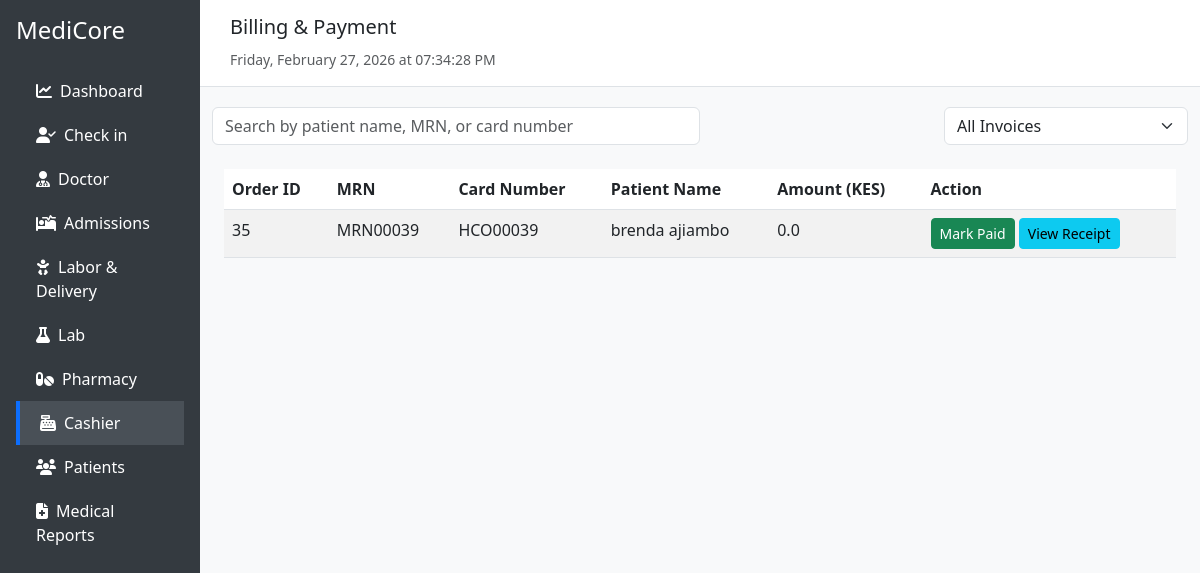
Page /cashier on the earlier database version.
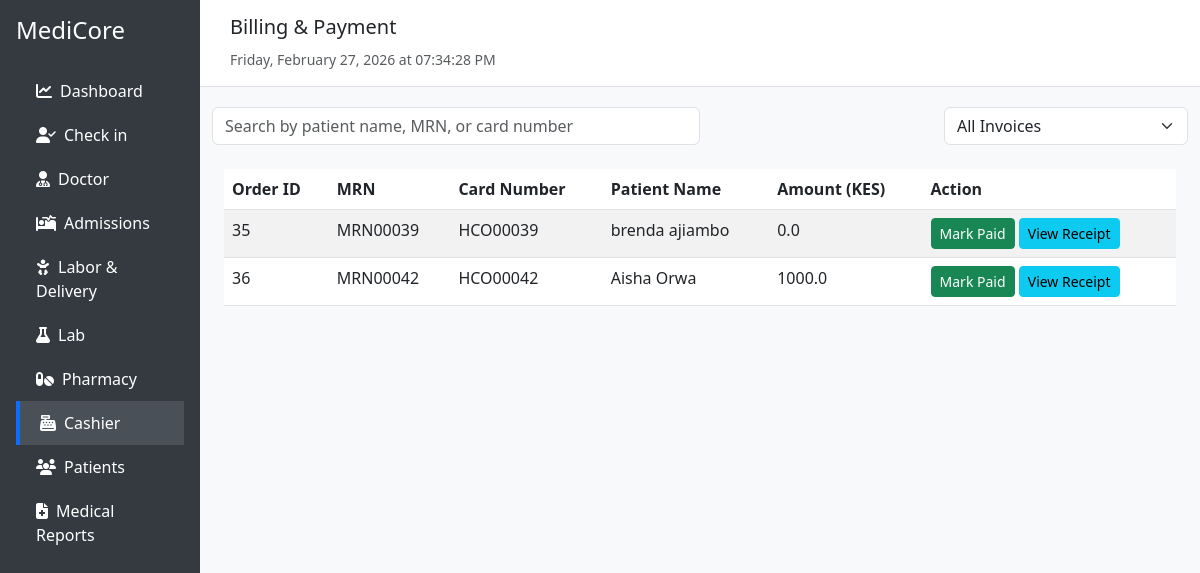
Same page on the later database version.
### tables this page shows
CREATE TABLE cashier_orders (
    id INTEGER PRIMARY KEY AUTOINCREMENT,
    patient_id INTEGER NOT NULL,
    amount REAL NOT NULL,
    created_at TIMESTAMP DEFAULT CURRENT_TIMESTAMP,
    status TEXT DEFAULT 'pending', paid_at TEXT, date_paid TEXT,
    FOREIGN KEY(patient_id) REFERENCES patients(id)
);

CREATE TABLE patients (
    id INTEGER PRIMARY KEY AUTOINCREMENT,
    name TEXT NOT NULL,
    age INTEGER NOT NULL,
    gender TEXT NOT NULL,
    contact TEXT NOT NULL,
    address TEXT NOT NULL,
    symptoms TEXT,
    diagnosis TEXT,
    lab_results TEXT,
    prescribed_medicine TEXT,
    bill_amount REAL
, is_active INTEGER DEFAULT 1, admission_status TEXT DEFAULT 'outpatient', labor_status TEXT DEFAULT 'none', first_name TEXT, last_name TEXT, created_at TEXT, status TEXT DEFAULT 'draft', updated_at TEXT, card_number TEXT, medical_record_number TEXT, prescriptions TEXT, tests_ordered TEXT, billing_amount REAL);

### app.py (the view)
@app.route("/cashier")
def cashier():
    db = get_db()
    orders = db.execute("""
        SELECT co.id, co.patient_id, co.amount, co.status,
               p.name AS patient_name,
               p.medical_record_number,
               p.card_number
        FROM cashier_orders co
        JOIN patients p ON co.patient_id = p.id
        WHERE co.status='pending'
    """).fetchall()
    return render_template(
        "cashier.html",
        orders=orders,
        current_date=datetime.now().strftime("%Y-%m-%d")
    )

### app.py (called while the page is built)
def get_db():
    conn = sqlite3.connect('hospital.db')
    conn.row_factory = sqlite3.Row
    return conn

### templates/cashier.html (shortened to what this page needs)
<!DOCTYPE html>
<html lang="en">
<head>
  <link href="https://cdn.jsdelivr.net/npm/bootstrap@5.3.0/dist/css/bootstrap.min.css" rel="stylesheet">
  <link href="https://cdnjs.cloudflare.com/ajax/libs/font-awesome/6.4.0/css/all.min.css" rel="stylesheet">
</head>
<body>
  <div class="d-flex">
    <div class="col-md-2 sidebar p-3">
      <h4 class="mb-4">MediCore</h4>
      <a href="{{ url_for('dashboard') }}"><i class="fas fa-chart-line me-2"></i>Dashboard</a>
      <a href="{{ url_for('checkin') }}"><i class="fas fa-user-check me-2"></i>Check in</a>
      <a href="{{ url_for('doctor') }}"><i class="fas fa-user-md me-2"></i>Doctor</a>
      <a href="{{ url_for('admission') }}"><i class="fas fa-procedures me-2"></i>Admissions</a>
      <a href="{{ url_for('labor_delivery') }}"><i class="fas fa-baby me-2"></i>Labor & Delivery</a>
      <a href="{{ url_for('lab') }}"><i class="fas fa-flask me-2"></i>Lab</a>
      <a href="{{ url_for('pharmacy') }}"><i class="fas fa-pills me-2"></i>Pharmacy</a>
      <a href="{{ url_for('cashier') }}" class="active"><i class="fas fa-cash-register me-2"></i>Cashier</a>
      <a href="{{ url_for('patients') }}"><i class="fas fa-users me-2"></i>Patients</a>
      <a href="{{ url_for('medical_reports') }}"><i class="fas fa-file-medical me-2"></i>Medical Reports</a>
    </div>
    <div class="col-md-10">
      <div class="topbar">
        <h5>Billing & Payment</h5>
        <small class="text-muted" id="current-time"></small>
      </div>
      <div class="container">
        <div class="search-section">
          <input type="text" id="searchInput" class="form-control w-50" placeholder="Search by patient name, MRN, or card number">
          <select class="form-select w-25">
            <option selected>All Invoices</option>
          </select>
        </div>
        <div class="container mt-4">
          {% if orders %}
            <table class="table table-striped" id="ordersTable">
              <thead>
                <tr>
                  <th>Order ID</th>
                  <th>MRN</th>
                  <th>Card Number</th>
                  <th>Patient Name</th>
                  <th>Amount (KES)</th>
                  <th>Action</th>
                </tr>
              </thead>
              <tbody>
                {% for order in orders %}
                <tr>
                  <td>{{ order.id }}</td>
                  <td>{{ order.medical_record_number }}</td>
                  <td>{{ order.card_number }}</td>
                  <td>{{ order.patient_name }}</td>
                  <td>{{ order.amount }}</td>
                  <td>
                    <form method="POST" action="{{ url_for('mark_paid', patient_id=order.patient_id) }}">
                      <button type="submit" class="btn btn-success btn-sm">Mark Paid</button>
                      <a href="{{ url_for('receipt', order_id=order.id) }}" class="btn btn-info btn-sm">View Receipt</a>
                    </form>
                  </td>
                </tr>
                {% endfor %}
              </tbody>
            </table>
          {% else %}
            <div class="no-invoice">
              <img src="https://cdn-icons-png.flaticon.com/512/3135/3135715.png" alt="No invoices" width="80">
              <p class="mt-3">No invoices found</p>
            </div>
          {% endif %}
        </div>
      </div>
    </div>
  </div>
</body>
</html>

Differences in the rows shown:
added cashier_orders: id "36", medical_record_number "MRN00042", card_number "HCO00042", patient_name "Aisha Orwa", amount "1000.0"
